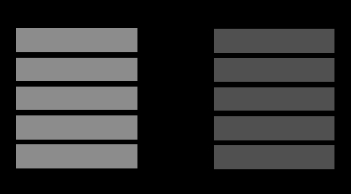
#> input picture rectangle.png, 351 x 194 px
$ jupyter execute --allow-errors Untitled.ipynb
#> lines starting #> are read from the running program, lines starting #| are printed output that depends on the picture
[cell 1]
import cv2
import numpy as np
import matplotlib.pyplot as plt

img = cv2.imread("rectangle.png",0)
#> img is the input picture: shape (194, 351); min 0, max 141, mean 46.7

print(img.shape) #show the height and width
#| (194, 351)

#cv2.imshow('Image', img)

mask = np.zeros(img.shape[:2], np.uint8)

mask[0:194, 150:351] = 255
masked_img = cv2.bitwise_and(img,img,mask=mask)
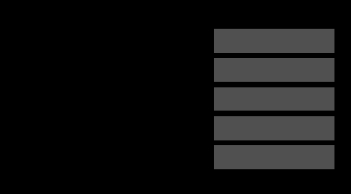
#> masked_img: shape (194, 351); min 0, max 81, mean 16.9

plt.imshow(mask,'gray')
plt.imshow(masked_img,'gray')

cv2.waitKey()
cv2.destroyAllWindows()
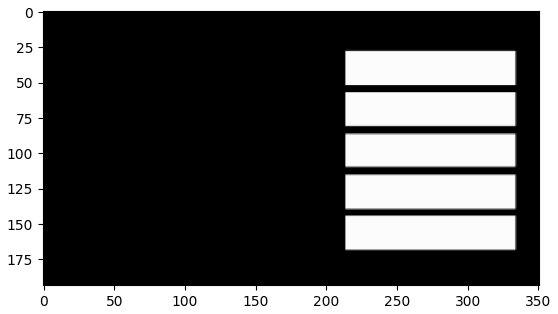
#> figure drawn by matplotlib, 1 panel
